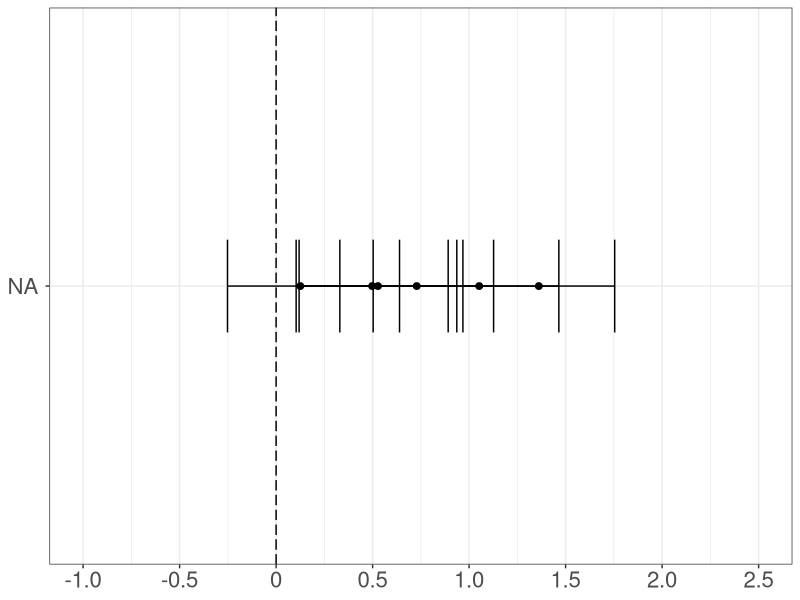
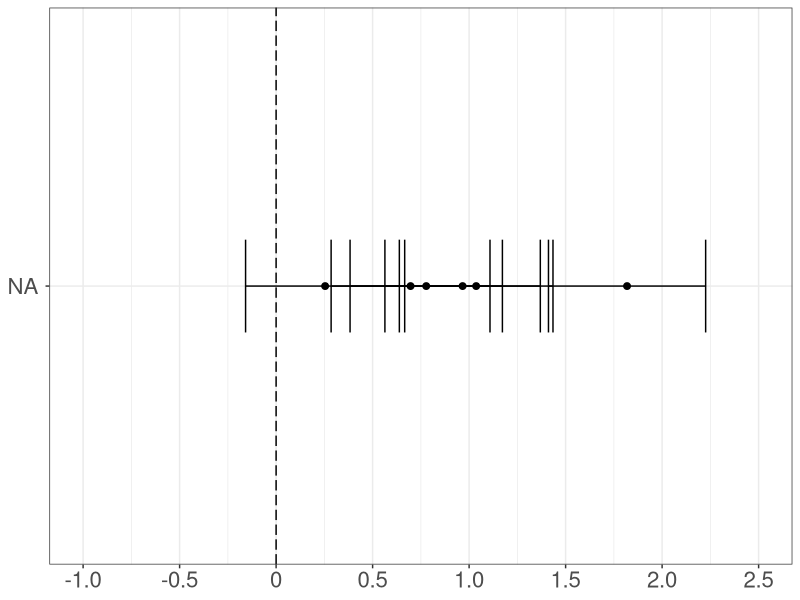
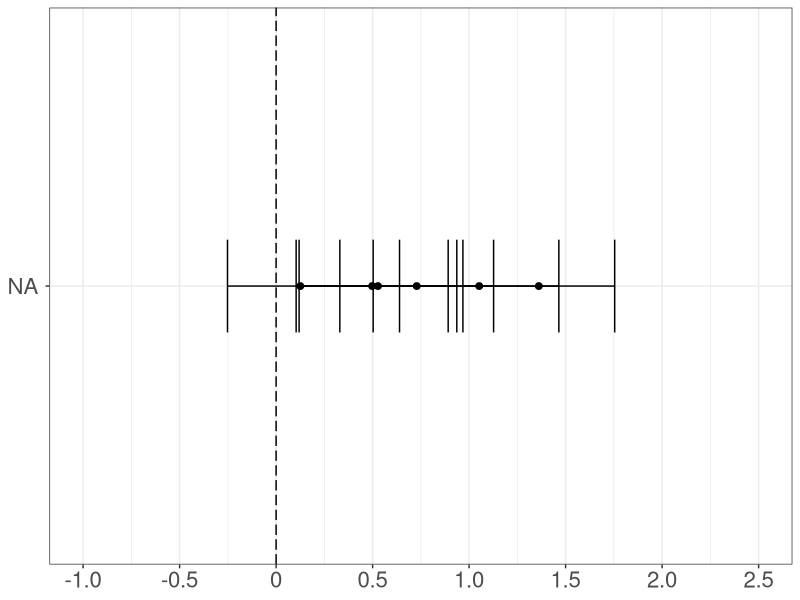
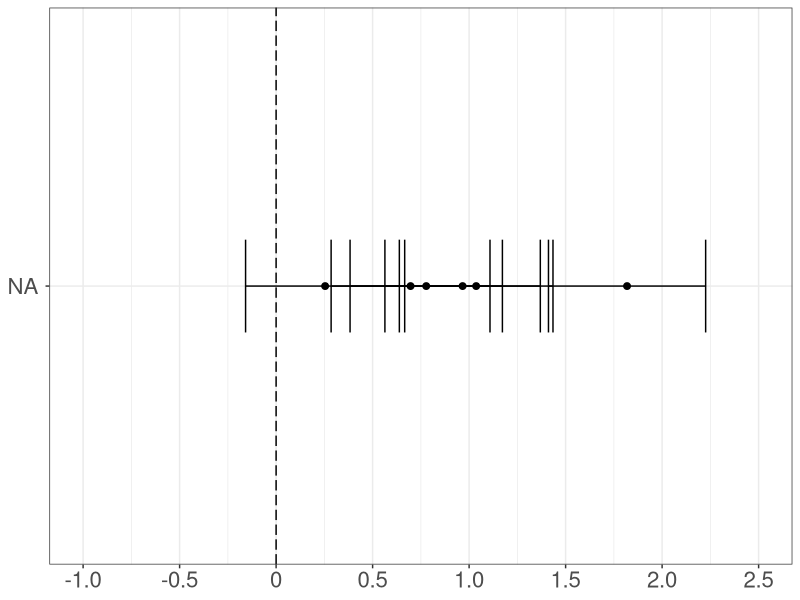

Source code (R) for these figures, in order:

## Anonymous
# America's Racial Framework of Superiority and Americanness Embedded in Natural Language

## Script date: 4 Oct 2023

# Install and load packages ----------------------------------------------------

if(!require("tidyverse")){install.packages("tidyverse", dependencies = TRUE); require("tidyverse")}
if(!require("ggplot2")){install.packages("ggplot2", dependencies = TRUE); require("ggplot2")}

# Import the Dataset -----------------------------------------------------------

# Import WEAT results
setwd("Results")

# Change below line of code to test different threshold values to compile names
# weat_table = read.csv('weat_results_70.csv')
# weat_table = read.csv('weat_results_60.csv')
weat_table = read.csv('weat_results_7020.csv')

# Filter WEAT results in the superiority dimension
superior_table <- weat_table %>% 
  filter(dimensions == "Superiority") %>%
  mutate(groups = factor(groups, levels = c("Black v. Hispanic people",
                                            "Asian v. Hispanic people",
                                            "Asian v. Black people",
                                            "White v. Hispanic people",
                                            "White v. Asian people",
                                            "White v. Black people")))

# Filter WEAT results in the Americanness dimension
american_table <- weat_table %>% 
  filter(dimensions == "Americanness") %>%
  mutate(groups = factor(groups, levels = c("Asian v. Hispanic people",
                                            "Black v. Hispanic people",
                                            "Black v. Asian people",
                                            "White v. Hispanic people",
                                            "White v. Asian people",
                                            "White v. Black people")))

# Superiority Forest Plot ------------------------------------------------------

# Change working directory to Plots
setwd("../Plots")

ggplot(superior_table, aes(x = effect, y = groups, xmin = lower, xmax = upper)) +
  geom_vline(xintercept = 0, linetype = "longdash") + 
  scale_x_continuous(limits = c(-1, 2.5),
                     breaks = c(-1.0, -0.5, 0, 0.5, 1.0, 1.5, 2.0, 2.5),
                     labels = c('-1.0', '-0.5', '0', '0.5', '1.0', '1.5', '2.0', '2.5')) + 
  geom_point(size = 2) +
  geom_errorbarh(height = .2) + 
  theme_bw() + 
  theme(plot.title = element_text(size = 16, hjust = 0.5),
        axis.title.x = element_blank(),
        axis.text.x = element_text(size = 16),
        axis.title.y = element_blank(),
        axis.text.y = element_text(size = 16, margin = margin(r = 5)))

# Change below line of code to plot results using group word stimuli 
# compiled using different threshold values
# ggsave(file = "superior_weat_70.pdf", width = 10, height = 3, dpi = "retina")
# ggsave(file = "superior_weat_60.pdf", width = 10, height = 3, dpi = "retina")
ggsave(file = "superior_weat_7020.pdf", width = 10, height = 3, dpi = "retina")

# Americanness Forest Plot -----------------------------------------------------

ggplot(american_table, aes(x = effect, y = groups, xmin = lower, xmax = upper)) +
  geom_vline(xintercept = 0, linetype = "longdash") + 
  scale_x_continuous(limits = c(-1, 2.5),
                     breaks = c(-1.0, -0.5, 0, 0.5, 1.0, 1.5, 2.0, 2.5),
                     labels = c('-1.0', '-0.5', '0', '0.5', '1.0', '1.5', '2.0', '2.5')) + 
  geom_point(size = 2) +
  geom_errorbarh(height = .2) + 
  theme_bw() + 
  theme(plot.title = element_text(size = 16, hjust = 0.5),
        axis.title.x = element_blank(),
        axis.text.x = element_text(size = 16),
        axis.title.y = element_blank(),
        axis.text.y = element_text(size = 16, margin = margin(r = 5)))

# Change below line of code to plot results using group word stimuli 
# compiled using different threshold values
# ggsave(file = "american_weat_70.pdf", width = 10, height = 3, dpi = "retina")
# ggsave(file = "american_weat_60.pdf", width = 10, height = 3, dpi = "retina")
ggsave(file = "american_weat_7020.pdf", width = 10, height = 3, dpi = "retina")


